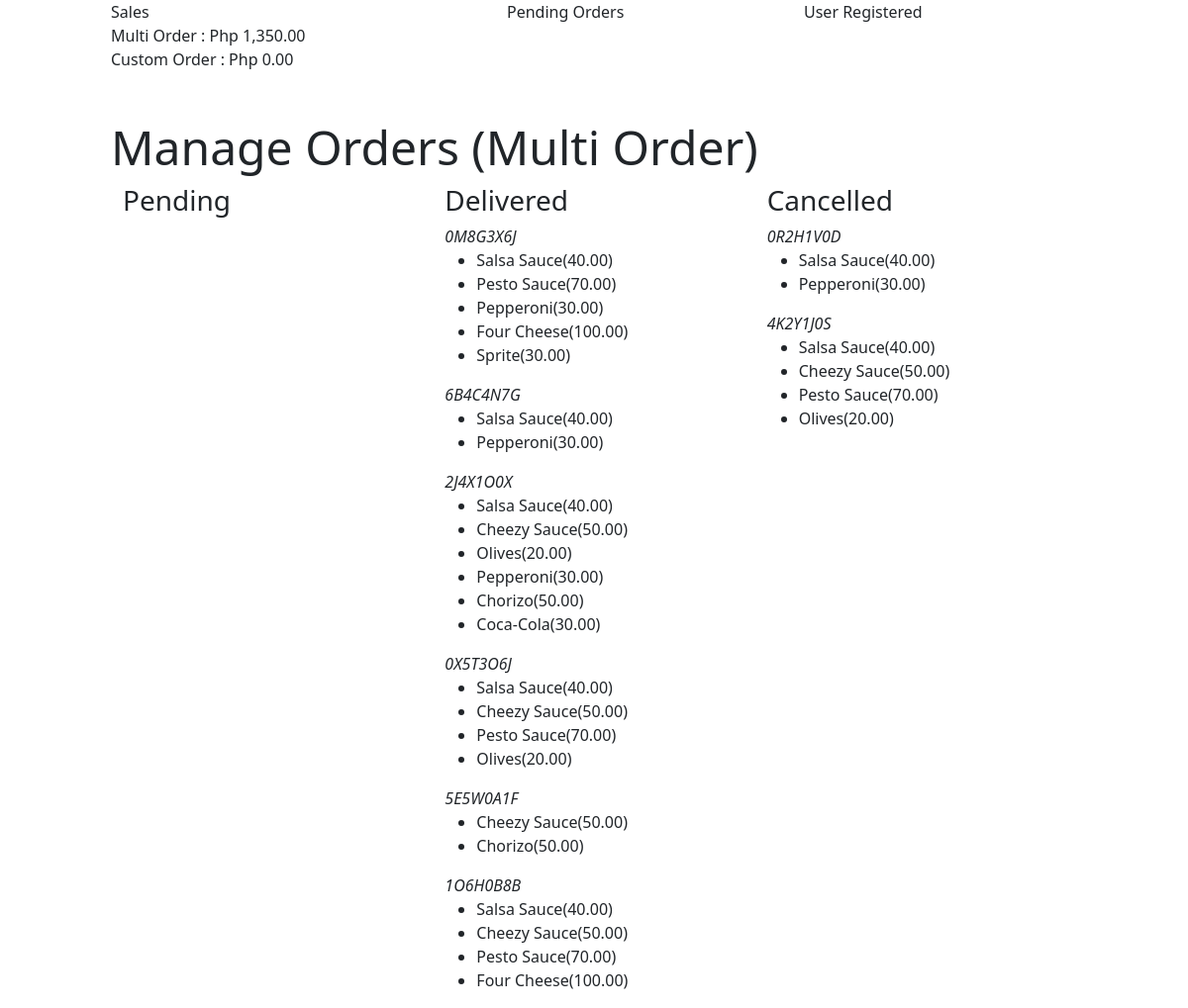
/admin/manage_orders.php (signed in), run on the app's committed database.
### tables this page shows
CREATE TABLE `ingredients` (
  `ingredient_id` int(11) NOT NULL,
  `ingredient_name` varchar(100) NOT NULL,
  `step_id` int(11) NOT NULL,
  `price_amt` decimal(6,2) NOT NULL,
  `ingredient_description` text NOT NULL,
  `ingredient_img` varchar(100) NOT NULL
);

### admin/manage_orders.php (the view, shortened to what this page needs)
<?php include_once("../db.php");
function get_total_sales_multi_order($conn){
    $sql_get_sales = "SELECT sum(i.price_amt * mo.order_qty) sales
                         FROM `multi_order` mo
                         JOIN `ingredients` i
                           ON mo.ingredient_id = i.ingredient_id
                        ";
   $sales_result = mysqli_query($conn, $sql_get_sales);
   $row = mysqli_fetch_array($sales_result);
    return "Php ".number_format($row['sales'],2);
}
function get_total_sales_custom_order($conn){
    $sql_get_sales = "SELECT (sum(i1.price_amt) * sum(o.quantity)) +
                             (sum(i2.price_amt) * sum(o.quantity)) +
                             (sum(i3.price_amt) * sum(o.quantity)) +
                             (sum(i4.price_amt) * sum(o.quantity)) sales
                        FROM `orders` o
                        JOIN `ingredients` i1
                          ON (o.step1 = i1.ingredient_id)
                        JOIN `ingredients` i2
                          ON (o.step2 = i2.ingredient_id)
                        JOIN `ingredients` i3
                          ON (o.step3 = i3.ingredient_id)
                        JOIN `ingredients` i4
                          ON (o.step4 = i4.ingredient_id)
                WHERE o.order_status = 'D'
                      ";
   $sales_result = mysqli_query($conn, $sql_get_sales);
   $row = mysqli_fetch_array($sales_result);
    return "Php ".number_format($row['sales'],2);
}
?>
<html>
<head>
    <link rel="stylesheet" href="../css/bootstrap.css">
    <link rel="stylesheet" href="../my.css">
</head>
<body id="home-page">
    <div class="container-fluid">
        <div class="row">
           <div class="col-1"></div>
            <div class="col-4">Sales <br>
            Multi Order : <?php echo get_total_sales_multi_order($conn); ?> <br>
            Custom Order : <?php echo get_total_sales_custom_order($conn); ?> <br>
            </div>
            <div class="col-3">Pending Orders</div>
            <div class="col-3">User Registered</div>
            <div class="col-1"></div>
        </div>
        <div class="row">
            <div class="col-1"></div>
            <div class="col-10 pt-5">
                <h3 class="display-5">Manage Orders (Multi Order)</h3>
                      <div class="container-fluid">
                          <div class="row">
                              <div class="col-4">
                                  <h3>Pending</h3>
                              </div>
                              <div class="col-4">
                                 <h3>Delivered</h3>
                                  <?php
                                     $sql_get_reference = "SELECT DISTINCT `order_reference_number` from `multi_order` where order_status = 'D' ";
                                     $reference_result = mysqli_query($conn, $sql_get_reference);
                                     while($row = mysqli_fetch_assoc($reference_result)){
                                         $ord_ref_num = $row['order_reference_number'];
                                         echo "<em>".$ord_ref_num."</em>" . "<br>";
                                         $sql_get_ingredient = "SELECT i.ingredient_name
                                                                     , i.price_amt
                                                                     , i.ingredient_description
                                                                     , i.ingredient_img
                                                                  from `multi_order` mo
                                                                  JOIN `ingredients` i
                                                                    ON mo.ingredient_id = i.ingredient_id
                                                                 where mo.order_reference_number = '$ord_ref_num'";
                                         $ingredient_result = mysqli_query($conn,$sql_get_ingredient);
                                         echo "<ul>";
                                         while($ing = mysqli_fetch_assoc($ingredient_result)){
                                             echo "<li>" . $ing['ingredient_name'] . "(". $ing['price_amt'] .")" . "</li>";
                                         }
                                         echo "</ul>";
                                     }
                                     ?>
                              </div>
                               <div class="col-4">
                                 <h3>Cancelled</h3>
                                  <?php
                                     $sql_get_reference = "SELECT DISTINCT `order_reference_number` from `multi_order` where order_status = 'X' ";
                                     $reference_result = mysqli_query($conn, $sql_get_reference);
                                     while($row = mysqli_fetch_assoc($reference_result)){
                                         $ord_ref_num = $row['order_reference_number'];
                                         echo "<em>".$ord_ref_num."</em>" . "<br>";
                                         $sql_get_ingredient = "SELECT i.ingredient_name
                                                                     , i.price_amt
                                                                     , i.ingredient_description
                                                                     , i.ingredient_img
                                                                  from `multi_order` mo
                                                                  JOIN `ingredients` i
                                                                    ON mo.ingredient_id = i.ingredient_id
                                                                 where mo.order_reference_number = '$ord_ref_num'";
                                         $ingredient_result = mysqli_query($conn,$sql_get_ingredient);
                                         echo "<ul>";
                                         while($ing = mysqli_fetch_assoc($ingredient_result)){
                                             echo "<li>" . $ing['ingredient_name'] . "(". $ing['price_amt'] .")" . "</li>";
                                         }
                                         echo "</ul>";
                                     }
                                     ?>
                              </div>
                          </div>
                      </div>
            </div>
            <div class="col-1"></div>
        </div>
    </div>
</body>
   </html>

### data on the page
ingredients: ingredient_name "Salsa Sauce", price_amt "40.00"
ingredients: ingredient_name "Pesto Sauce", price_amt "70.00"
ingredients: ingredient_name "Pepperoni", price_amt "30.00"
ingredients: ingredient_name "Four Cheese", price_amt "100.00"
ingredients: ingredient_name "Sprite", price_amt "30.00"
ingredients: ingredient_name "Cheezy Sauce", price_amt "50.00"
ingredients: ingredient_name "Olives", price_amt "20.00"
ingredients: ingredient_name "Chorizo", price_amt "50.00"
ingredients: ingredient_name "Coca-Cola", price_amt "30.00"

### other printed values
get_total_sales_multi_order($conn) "Php 1,350.00"
get_total_sales_custom_order($conn) "Php 0.00"
$ord_ref_num "0M8G3X6J"
$ord_ref_num "6B4C4N7G"
$ord_ref_num "2J4X1O0X"
$ord_ref_num "0X5T3O6J"
$ord_ref_num "5E5W0A1F"
$ord_ref_num "1O6H0B8B"
$ord_ref_num "0R2H1V0D"
$ord_ref_num "4K2Y1J0S"
